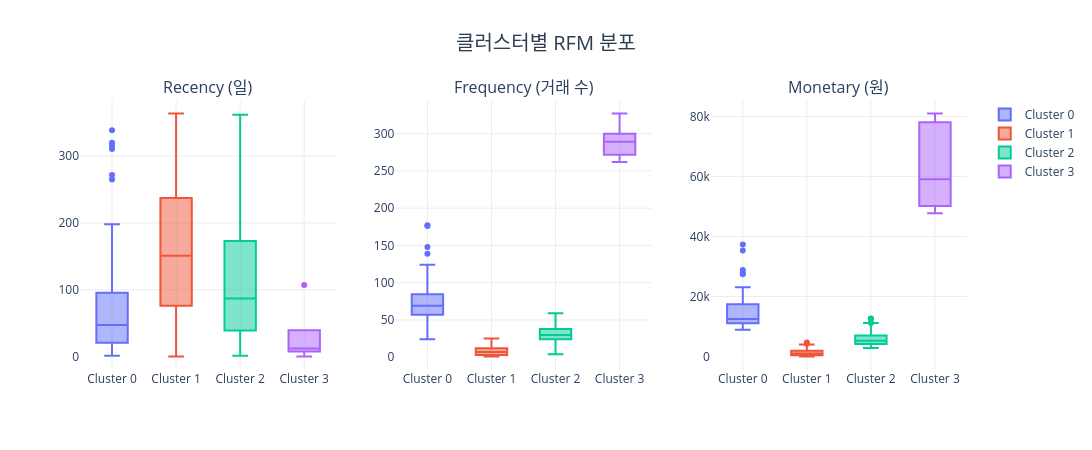

The notebook cell saved with this chart:
### Code cell
fig = make_subplots(rows=1, cols=3,
                    subplot_titles=['Recency (일)', 'Frequency (거래 수)', 'Monetary (원)'])

for i, metric in enumerate(['Recency', 'Frequency', 'Monetary'], 1):
    for j, cluster_id in enumerate(sorted(rfm['Cluster'].unique())):
        data = rfm[rfm['Cluster'] == cluster_id][metric]
        fig.add_trace(go.Box(
            y=data, name=f'Cluster {cluster_id}',
            marker_color=colors_bubble[j], boxpoints='outliers',
            showlegend=(i == 1)  # 범례 중복 방지
        ), row=1, col=i)

fig.update_layout(
    title=dict(text='클러스터별 RFM 분포',
               font=dict(size=20, color='#2c3e50'), x=0.5, xanchor='center'),
    width=1200, height=450, plot_bgcolor='white'
)
fig.update_xaxes(gridcolor='#ececec')
fig.update_yaxes(gridcolor='#ececec')
fig.show()

### Figure 1 — Plotly figure (JSON) as saved in the notebook; plotly's stock layout.template omitted (floating-point values rounded to 4 significant figures; data arrays with more than 128 entries replaced by an {"elided": "..."} marker saying what was removed)
{"data": [{"boxpoints": "outliers", "marker": {"color": "#636EFA"}, "name": "Cluster 0", "showlegend": true, "type": "box", "xaxis": "x", "y": [59, 265, 103, 15, 62, 41, 53, 10, 28, 20, 34, 4, 3, 122, 20, 19, 7, 36, 48, 130, 11, 81, 34, 63, 13, 15, 32, 149, 32, 47, 24, 90, 110, 58, 80, 145, 18, 26, 65, 29, 320, 28, 94, 159, 78, 121, 198, 47, 13, 1, 58, 311, 22, 21, 66, 5, 18, 55, 39, 85, 316, 16, 173, 272, 35, 21, 97, 83, 78, 20, 339, 31, 40, 18, 168, 106], "yaxis": "y"}, {"boxpoints": "outliers", "marker": {"color": "#EF553B"}, "name": "Cluster 1", "showlegend": true, "type": "box", "xaxis": "x", "y": {"elided": "1020 int values"}, "yaxis": "y"}, {"boxpoints": "outliers", "marker": {"color": "#00CC96"}, "name": "Cluster 2", "showlegend": true, "type": "box", "xaxis": "x", "y": {"elided": "367 int values"}, "yaxis": "y"}, {"boxpoints": "outliers", "marker": {"color": "#AB63FA"}, "name": "Cluster 3", "showlegend": true, "type": "box", "xaxis": "x", "y": [107, 0, 10, 12, 17], "yaxis": "y"}, {"boxpoints": "outliers", "marker": {"color": "#636EFA"}, "name": "Cluster 0", "showlegend": false, "type": "box", "xaxis": "x2", "y": [31, 55, 57, 70, 67, 71, 100, 71, 88, 68, 49, 60, 68, 117, 176, 65, 29, 78, 124, 26, 76, 67, 40, 57, 73, 41, 98, 94, 84, 42, 57, 114, 71, 72, 80, 72, 70, 148, 80, 55, 24, 69, 62, 68, 85, 57, 64, 87, 95, 123, 78, 46, 69, 64, 71, 67, 57, 61, 59, 53, 69, 139, 61, 65, 57, 106, 56, 104, 60, 76, 177, 56, 64, 95, 77, 120], "yaxis": "y2"}, {"boxpoints": "outliers", "marker": {"color": "#EF553B"}, "name": "Cluster 1", "showlegend": false, "type": "box", "xaxis": "x2", "y": {"elided": "1020 int values"}, "yaxis": "y2"}, {"boxpoints": "outliers", "marker": {"color": "#00CC96"}, "name": "Cluster 2", "showlegend": false, "type": "box", "xaxis": "x2", "y": {"elided": "367 int values"}, "yaxis": "y2"}, {"boxpoints": "outliers", "marker": {"color": "#AB63FA"}, "name": "Cluster 3", "showlegend": false, "type": "box", "xaxis": "x2", "y": [327, 289, 275, 291, 262], "yaxis": "y2"}, {"boxpoints": "outliers", "marker": {"color": "#636EFA"}, "name": "Cluster 0", "showlegend": false, "type": "box", "xaxis": "x3", "y": [15000.0, 14960.0, 9775.0, 14480.0, 11720.0, 10480.0, 19440.0, 12520.0, 16300.0, 12420.0, 11990.0, 10550.0, 8942.0, 20950.0, 27370.0, 11940.0, 20440.0, 18010.0, 21770.0, 17190.0, 11270.0, 10300.0, 12770.0, 11870.0, 12200.0, 22140.0, 14000.0, 11050.0, 16480.0, 12980.0, 10280.0, 22000.0, 28870.0, 10980.0, 14840.0, 10850.0, 11040.0, 27880.0, 15780.0, 22580.0, 23070.0, 11140.0, 10060.0, 13670.0, 11240.0, 18120.0, 10720.0, 17610.0, 16380.0, 20600.0, 12520.0, 12560.0, 12190.0, 10790.0, 11920.0, 11050.0, 10900.0, 9792.0, 14760.0, 11360.0, 8888.0, 35350.0, 10600.0, 11670.0, 10630.0, 18060.0, 11510.0, 16850.0, 9411.0, 13590.0, 37300.0, 10490.0, 11980.0, 14960.0, 11370.0, 19800.0], "yaxis": "y3"}, {"boxpoints": "outliers", "marker": {"color": "#EF553B"}, "name": "Cluster 1", "showlegend": false, "type": "box", "xaxis": "x3", "y": {"elided": "1020 float values"}, "yaxis": "y3"}, {"boxpoints": "outliers", "marker": {"color": "#00CC96"}, "name": "Cluster 2", "showlegend": false, "type": "box", "xaxis": "x3", "y": {"elided": "367 float values"}, "yaxis": "y3"}, {"boxpoints": "outliers", "marker": {"color": "#AB63FA"}, "name": "Cluster 3", "showlegend": false, "type": "box", "xaxis": "x3", "y": [77070.0, 59050.0, 50970.0, 80980.0, 47730.0], "yaxis": "y3"}], "layout": {"annotations": [{"font": {"size": 16}, "showarrow": false, "text": "Recency (일)", "x": 0.1444, "xanchor": "center", "xref": "paper", "y": 1, "yanchor": "bottom", "yref": "paper"}, {"font": {"size": 16}, "showarrow": false, "text": "Frequency (거래 수)", "x": 0.5, "xanchor": "center", "xref": "paper", "y": 1, "yanchor": "bottom", "yref": "paper"}, {"font": {"size": 16}, "showarrow": false, "text": "Monetary (원)", "x": 0.8556, "xanchor": "center", "xref": "paper", "y": 1, "yanchor": "bottom", "yref": "paper"}], "height": 450, "plot_bgcolor": "white", "title": {"font": {"color": "#2c3e50", "size": 20}, "text": "클러스터별 RFM 분포", "x": 0.5, "xanchor": "center"}, "width": 1200, "xaxis": {"anchor": "y", "domain": [0, 0.2889], "gridcolor": "#ececec"}, "xaxis2": {"anchor": "y2", "domain": [0.3556, 0.6444], "gridcolor": "#ececec"}, "xaxis3": {"anchor": "y3", "domain": [0.7111, 1], "gridcolor": "#ececec"}, "yaxis": {"anchor": "x", "domain": [0, 1], "gridcolor": "#ececec"}, "yaxis2": {"anchor": "x2", "domain": [0, 1], "gridcolor": "#ececec"}, "yaxis3": {"anchor": "x3", "domain": [0, 1], "gridcolor": "#ececec"}}}
